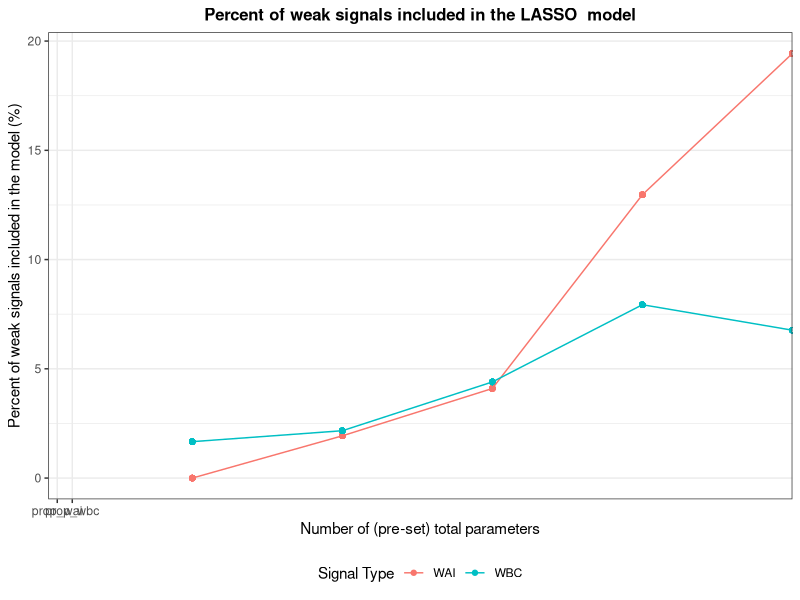
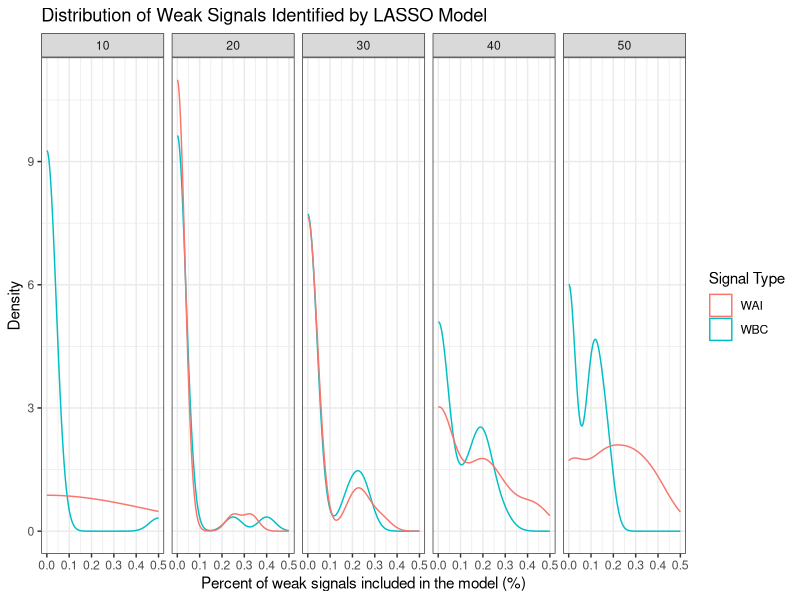
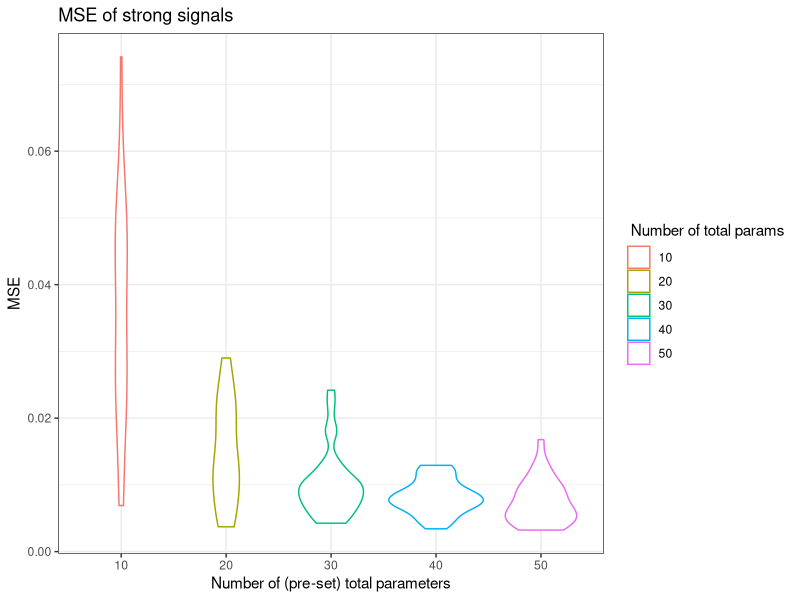
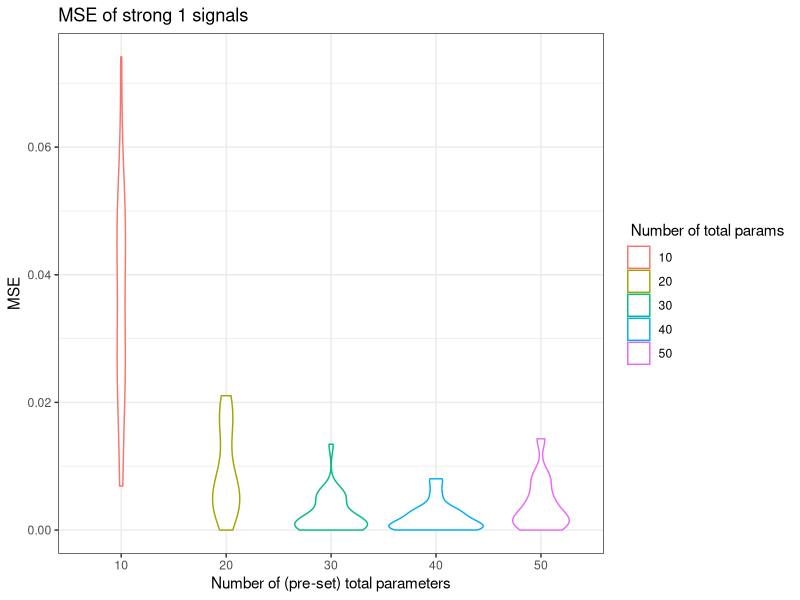

Write the R code that produced these figures, in order.
## ---- chunk 1
knitr::opts_chunk$set(echo = TRUE)
library(tidyverse)
library(MASS)
library(matrixcalc)
library(glmnet)
library(dplyr)
library(ggplot2)
## ---- chunk 2
sim_beta_strong = function(n_strong, coef_strong){
  rep(coef_strong, n_strong) + runif(n_strong, min = 0, max = coef_strong)
}


sim_data = function(n_sample = 1000, n_parameter = 50, prop_strong = 0.1, prop_wbc = 0.2, prop_wai = 0.2, c = 1, cor = 0.30, coef_strong = 5) {
  # Numbers of four signals
  n_strong = as.integer(n_parameter * prop_strong) # strong
  n_wbc = as.integer(n_parameter * prop_wbc) # weak but correlated
  n_wai = as.integer(n_parameter * prop_wai) # weak and independent
  n_null = n_parameter - n_strong - n_wbc - n_wai # null
  
  if (n_null < 0) {
    return("Given parameters' proportions are not valid.")
  }
  
  bound = c * sqrt(log(n_parameter) / n_sample) # threshold of weak/strong, the default is 0.14
  if (coef_strong < bound) {
    coef_strong = coef_strong + 2 * bound
  }
  
  cor_matrix = diag(n_parameter)
  # wbc covariates are correlated to the first strong covariate
  cor_matrix[1, (n_strong + n_wai + 1):(n_strong + n_wai + n_wbc)] = cor
  cor_matrix[(n_strong + n_wai + 1):(n_strong + n_wai + n_wbc), 1] = cor
  
  if (!is.positive.definite(cor_matrix)) {
    return("The correlation matrix is not valid.")
  }
  
  # simulate the data from multivariate normal
  X = mvrnorm(n = n_sample, mu = rep(0, n_parameter), Sigma = cor_matrix) # var = 1, correlation = covariance
  
  beta = c(
    sim_beta_strong(n_strong, coef_strong),
    runif(min = bound/2, max = bound, n = n_wai), 
    runif(min = bound/2, max = bound, n = n_wbc),
    rep(0, n_null) 
  )
  
  Y = 1 + X %*% beta + rnorm(n_sample)
  data = as_tibble(data.frame(cbind(X, Y)))
  
  # Name the columns
  cols = c(
    str_c("strong", 1:n_strong, sep = "_"),
    str_c("wai", 1:n_wai, sep = "_"),
    str_c("wbc", 1:n_wbc, sep = "_"),
    str_c("null", 1:n_null, sep = "_"),
    "Y"
   )
   colnames(data) = cols
   data = data %>% 
     dplyr::select(Y, everything())

  list(beta = beta, 
       correlation = cor,
       n_parameter = n_parameter,
       prop_strong = prop_strong,
       prop_wbc = prop_wbc, 
       prop_wai = prop_wbc,
       n_strong = n_strong,
       n_wai = n_wai,
       n_wbc = n_wbc,
       data = data
       )
  
}

data_test = sim_data(1000)


## ---- chunk 3
data_9_multi_30 = vector("list", length = 9)

for (i in 1:9) {
  num_parameter = 10*i
  
  output = vector("list", length = 30)
  
  for (j in 1:30) {
  output[[j]] =  sim_data(n_parameter = num_parameter)
  }
  
  data_9_multi_30[[i]] = output

}
## ---- chunk 4
# create a list to store all the non_zero parameters in each fit regression
para = vector("list", length = 5)
for (i in 1:5) {
  output_para = vector("list", length = 30)
  output_fit = vector("list", length = 30)
  for (j in 1:30) {
    data = data_9_multi_30[[i]][[j]][[10]] 
    X = data%>% 
    dplyr::select(-Y) %>% 
    as.matrix()
    Y= data$Y
    # 10-fold CV using mean squared error
    fit.lasso <- cv.glmnet(X, Y, nfolds = 10,type.measure = "mse") 
    # one standard-error rule
    param.best <- fit.lasso$glmnet.fit$beta[, fit.lasso$lambda==fit.lasso$lambda.1se]
    output_para[[j]] = param.best[param.best != 0]
   
  }
  para[[i]] = output_para

}
## ---- chunk 5
#create a data frame indicate the information how models we fit for datasets in different scenarios perform in identifying signals
df = data.frame(matrix(ncol = 7, nrow = 0))
colnames(df) = c('n_parameter_total','n_parameter_selected','ratio_strong_weak', 'prop_strong','prop_wai','prop_wbc','prop_null')

for (i in 1:5){
   n_parameter_total = i*10
  for (j in 1:30){
    p = unlist(para[[i]][j])
    n_parameter_selected = length(p)
    pnames = strsplit(names(p), split = '_')
    name = c()
    for (n in 1: n_parameter_selected) {
      name[n]=pnames[[n]][1]
    }
    n_strong = length(name[name == 'strong'])
    n_wai = length(name[name == 'wai'])
    n_wbc = length(name[name == 'wbc'])
    n_null = length(name[name == 'null'])
    ratio_strong_weak = n_strong/(n_wai+n_wbc)
    prop_strong = round(n_strong/n_parameter_selected,digits=2)
    prop_wai = round(n_wai/n_parameter_selected,digits =2)
    prop_wbc = round(n_wbc/n_parameter_selected, digits =2)
    prop_null = round(n_null/n_parameter_selected, digits =2)
    df[(i-1)*30+j,]= c(n_parameter_total,n_parameter_selected,ratio_strong_weak,
                       prop_strong,prop_wai,prop_wbc,prop_null)
  }

}
## ---- chunk 6
#plot the proportion of each signals 
df %>%
  group_by(n_parameter_total) %>%
  mutate(wai = mean(prop_wai),
         wbc= mean(prop_wbc))%>%
  ggplot(aes(x = n_parameter_total))+
 geom_point(aes(y=(wai)*100, color="prop_wai")) + 
 geom_point(aes(y=(wbc)*100, color="prop_wbc")) + 
  geom_line(aes(y=(wai)*100, color="prop_wai")) + 
  geom_line(aes(y=(wbc)*100, color="prop_wbc")) + 
 labs(title = "Percent of weak signals included in the LASSO  model",
       y = "Percent of weak signals included in the model (%)",
       x = "Number of (pre-set) total parameters") +  
  theme_bw() + 
  theme(plot.title = 
          element_text(hjust = 0.5, 
                       size=12, 
                       face='bold'), 
          legend.position = "bottom") +
  scale_x_discrete(limits=c( "prop_wai", "prop_wbc")) + 
  scale_color_discrete(name = "Signal Type", labels = c("WAI", "WBC")) 
## ---- chunk 7
df %>% ggplot(aes()) +
  geom_density(aes(x = prop_wbc, color = "WBC")) + 
  geom_density(aes(x=prop_wai, color = "WAI")) +
  facet_grid(~n_parameter_total) +
  theme(legend.title=element_blank())+
  labs(title = "Distribution of Weak Signals Identified by LASSO Model",
       x = "Percent of weak signals included in the model (%)",
       y = "Density") +  
   theme_bw()+
  scale_color_discrete(name = "Signal Type", labels = c( "WAI", "WBC"))

## ---- chunk 8
#calculate the MSE of strong coefficients
#create a litst to store the coefficients of strong signals in the "true" model
true_coef = vector('list', length = 5)
for (i in 1:5){
  output_coef = vector('list',length = 30)
  for (j in 1:30){
    coef = data_9_multi_30[[i]][[j]][1]
    coef_strong = coef[[1]][1:i]
    output_coef[[j]] = coef_strong
  }
  true_coef[[i]] = output_coef
}

#create a list to store the coefficients of strong signals in the fitted model 
fitted_coef = vector('list', length = 5)
for (i in 1:5){
  output_coef2 = vector('list', length = 30)
  for (j in 1:30){
    p = unlist(para[[i]][j]) 
    pnames2 = strsplit(names(p), split = '_')
    for (n in 1:length(p)){
      names(p)[n] = pnames2[[n]][1]
    }
    output_coef2[[j]] = p[names(p)=='strong']
  }
  fitted_coef[[i]] = output_coef2
}
## ---- chunk 9
#calculate the MSE for each scenarios
mse_df = data.frame(matrix (ncol = 0, nrow = 30))
for (i in 1:5){
  mse_list2 = c()
  for (j in 1:30){
    MSE = mean((true_coef[[i]][[j]] - fitted_coef[[i]][[j]])^2)
    mse_list2[j] = as.vector(MSE)
  }
  
  mse_df =cbind(mse_df,mse_list2)
}
names(mse_df) = c("10","20","30","40","50")
head(mse_df)
## ---- chunk 10
#plot of MSE for each scenarios against # of parameters
mse_df2 = mse_df %>%
  pivot_longer(
    everything(),
    names_to = "n_param_total",
    values_to = 'MSE') 
  
mse_df2 %>% 
  ggplot()+
  geom_violin(aes(x = n_param_total, y = MSE, color = n_param_total))+
   labs(title = "MSE of strong signals",
       x = "Number of (pre-set) total parameters",
       y = "MSE") +  
   theme_bw()+
  scale_color_discrete(name = " Number of total params", labels = c(10,20,30,40,50))
  
## ---- chunk 11
#calculate the MSE of strong1    coefficients
#create a litst to store the coefficients of strong1 signals in the "true" model
true_coef2 = vector('list', length = 5)
for (i in 1:5){
  output_coef = vector('list',length = 30)
  for (j in 1:30){
    coef = data_9_multi_30[[i]][[j]][1]
    coef_strong = coef[[1]][1]
    output_coef[[j]] = coef_strong
  }
  true_coef2[[i]] = output_coef
}

#create a list to store the coefficients of strong1 signals in the fitted model 
fitted_coef2 = vector('list', length = 5)
for (i in 1:5){
  output_coef2 = vector('list', length = 30)
  for (j in 1:30){
    p = unlist(para[[i]][j]) 
    pnames2 = strsplit(names(p), split = '_')
    for (n in 1:length(p)){
      names(p)[n] = pnames2[[n]][1]
    }
    output_coef2[[j]] = p[names(p)=='strong'][1]
  }
  fitted_coef2[[i]] = output_coef2
}
## ---- chunk 12
#calculate the MSE for each scenarios
mse_df_ = data.frame(matrix (ncol = 0, nrow = 30))
for (i in 1:5){
  mse_list2 = c()
  for (j in 1:30){
    MSE = mean((true_coef2[[i]][[j]] - fitted_coef2[[i]][[j]])^2)
    mse_list2[j] = as.vector(MSE)
  }
  
  mse_df_ =cbind(mse_df_,mse_list2)
}
names(mse_df_) = c("10","20","30","40","50")
head(mse_df_)
## ---- chunk 13
#plot of MSE for each scenarios against # of parameters
mse_df2_ = mse_df_ %>%
  pivot_longer(
    everything(),
    names_to = "n_param_total",
    values_to = 'MSE') 
  
mse_df2_ %>% 
  ggplot()+
  geom_violin(aes(x = n_param_total, y = MSE, color = n_param_total))+
   labs(title = "MSE of strong 1 signals",
       x = "Number of (pre-set) total parameters",
       y = "MSE") +  
   theme_bw()+
  scale_color_discrete(name = " Number of total params", labels = c(10,20,30,40,50))
  
